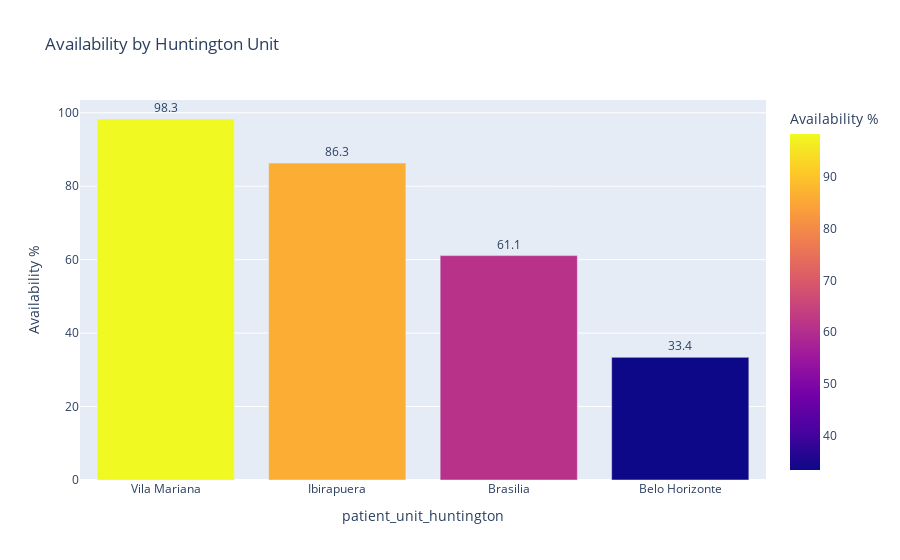
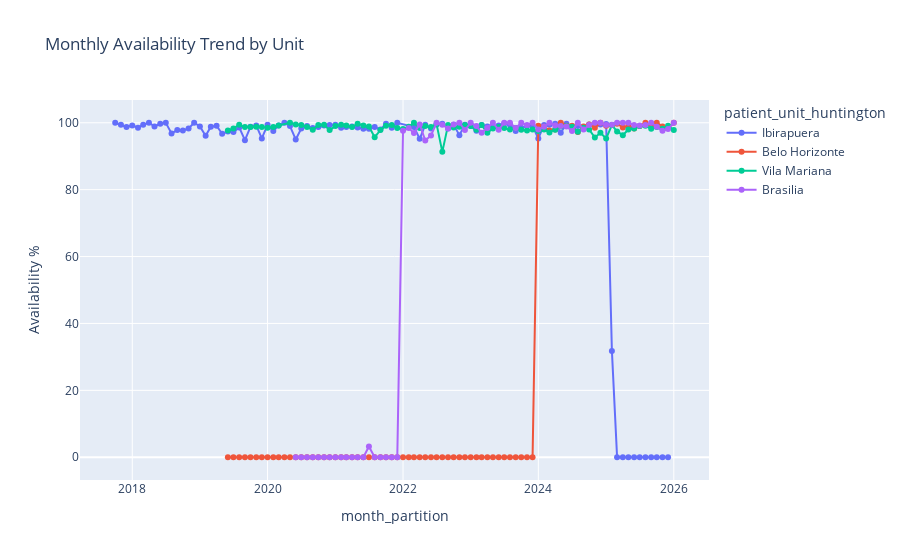

These figures' notebook cell, in order:
### Markdown cell above
## 3. Unit & Temporal Analysis

Exploring performance across locations and time.

### Code cell
# Availability by Unit
unit_stats = df.groupby('patient_unit_huntington').agg(
    total=('embryo_EmbryoID', 'count'),
    available=('image_available', 'sum')
).reset_index()
unit_stats['Availability %'] = (unit_stats['available'] / unit_stats['total'] * 100).round(1)

fig_unit = px.bar(
    unit_stats.sort_values('Availability %', ascending=False), 
    x='patient_unit_huntington', y='Availability %', 
    color='Availability %', text='Availability %',
    title="Availability by Huntington Unit"
)
fig_unit.update_traces(textposition='outside')
fig_unit.show()

# Availability over Time (Monthly per Unit)
monthly_unit_stats = df.groupby(['month_partition', 'patient_unit_huntington']).agg(
    total=('embryo_EmbryoID', 'count'),
    available=('image_available', 'sum')
).reset_index()
monthly_unit_stats['Availability %'] = (monthly_unit_stats['available'] / monthly_unit_stats['total'] * 100).round(1)

fig_month = px.line(
    monthly_unit_stats, x='month_partition', y='Availability %', color='patient_unit_huntington',
    markers=True, title="Monthly Availability Trend by Unit"
)
fig_month.show()

### Figure 1 — Plotly figure (JSON) as saved in the notebook; plotly's stock layout.template omitted (floating-point values rounded to 4 significant figures)
{"data": [{"hovertemplate": "patient_unit_huntington=%{x}<br>Availability %=%{marker.color}<extra></extra>", "legendgroup": "", "marker": {"color": [98.3, 86.3, 61.1, 33.4], "coloraxis": "coloraxis", "pattern": {"shape": ""}}, "name": "", "orientation": "v", "showlegend": false, "text": [98.3, 86.3, 61.1, 33.4], "textposition": "outside", "type": "bar", "x": ["Vila Mariana", "Ibirapuera", "Brasilia", "Belo Horizonte"], "xaxis": "x", "y": [98.3, 86.3, 61.1, 33.4], "yaxis": "y"}], "layout": {"barmode": "relative", "coloraxis": {"colorbar": {"title": {"text": "Availability %"}}, "colorscale": [[0, "#0d0887"], [0.1111, "#46039f"], [0.2222, "#7201a8"], [0.3333, "#9c179e"], [0.4444, "#bd3786"], [0.5556, "#d8576b"], [0.6667, "#ed7953"], [0.7778, "#fb9f3a"], [0.8889, "#fdca26"], [1, "#f0f921"]]}, "legend": {"tracegroupgap": 0}, "title": {"text": "Availability by Huntington Unit"}, "xaxis": {"anchor": "y", "domain": [0, 1], "title": {"text": "patient_unit_huntington"}}, "yaxis": {"anchor": "x", "domain": [0, 1], "title": {"text": "Availability %"}}}}

### Figure 2 — Plotly figure (JSON) as saved in the notebook; plotly's stock layout.template omitted (floating-point values rounded to 4 significant figures)
{"data": [{"hovertemplate": "patient_unit_huntington=Ibirapuera<br>month_partition=%{x}<br>Availability %=%{y}<extra></extra>", "legendgroup": "Ibirapuera", "line": {"color": "#636efa", "dash": "solid"}, "marker": {"symbol": "circle"}, "mode": "lines+markers", "name": "Ibirapuera", "orientation": "v", "showlegend": true, "type": "scatter", "x": ["2017-10", "2017-11", "2017-12", "2018-01", "2018-02", "2018-03", "2018-04", "2018-05", "2018-06", "2018-07", "2018-08", "2018-09", "2018-10", "2018-11", "2018-12", "2019-01", "2019-02", "2019-03", "2019-04", "2019-05", "2019-06", "2019-07", "2019-08", "2019-09", "2019-10", "2019-11", "2019-12", "2020-01", "2020-02", "2020-03", "2020-04", "2020-05", "2020-06", "2020-07", "2020-08", "2020-09", "2020-10", "2020-11", "2020-12", "2021-01", "2021-02", "2021-03", "2021-04", "2021-05", "2021-06", "2021-07", "2021-08", "2021-09", "2021-10", "2021-11", "2021-12", "2022-03", "2022-04", "2022-05", "2022-06", "2022-07", "2022-08", "2022-09", "2022-10", "2022-11", "2022-12", "2023-01", "2023-02", "2023-03", "2023-04", "2023-05", "2023-06", "2023-07", "2023-08", "2023-09", "2023-10", "2023-11", "2023-12", "2024-01", "2024-02", "2024-03", "2024-04", "2024-05", "2024-06", "2024-07", "2024-08", "2024-09", "2024-10", "2024-11", "2024-12", "2025-01", "2025-02", "2025-03", "2025-04", "2025-05", "2025-06", "2025-07", "2025-08", "2025-09", "2025-10", "2025-11", "2025-12"], "xaxis": "x", "y": [100.0, 99.4, 98.7, 99.2, 98.5, 99.4, 100.0, 98.9, 99.7, 100.0, 96.8, 97.8, 97.7, 98.3, 100.0, 98.9, 96.1, 98.8, 99.1, 96.7, 97.4, 97.2, 98.6, 94.8, 98.8, 99.2, 95.3, 99.4, 97.5, 99.2, 100.0, 99.0, 95.0, 98.3, 99.0, 98.4, 98.7, 99.2, 99.3, 99.4, 98.5, 98.7, 98.9, 98.6, 98.2, 98.2, 98.7, 98.0, 99.7, 98.5, 100.0, 98.7, 95.2, 99.4, 98.3, 99.5, 99.7, 98.3, 99.4, 96.3, 99.4, 99.0, 97.6, 99.3, 98.9, 98.9, 99.2, 99.8, 99.4, 97.5, 98.5, 99.0, 99.0, 95.3, 99.3, 99.4, 99.7, 97.0, 99.7, 98.0, 99.0, 98.7, 99.5, 99.8, 99.5, 99.6, 31.8, 0.0, 0.0, 0.0, 0.0, 0.0, 0.0, 0.0, 0.0, 0.0, 0.0], "yaxis": "y"}, {"hovertemplate": "patient_unit_huntington=Belo Horizonte<br>month_partition=%{x}<br>Availability %=%{y}<extra></extra>", "legendgroup": "Belo Horizonte", "line": {"color": "#EF553B", "dash": "solid"}, "marker": {"symbol": "circle"}, "mode": "lines+markers", "name": "Belo Horizonte", "orientation": "v", "showlegend": true, "type": "scatter", "x": ["2019-06", "2019-07", "2019-08", "2019-09", "2019-10", "2019-11", "2019-12", "2020-01", "2020-02", "2020-03", "2020-04", "2020-05", "2020-06", "2020-07", "2020-08", "2020-09", "2020-10", "2020-11", "2020-12", "2021-01", "2021-02", "2021-03", "2021-04", "2021-05", "2021-06", "2021-07", "2021-08", "2021-09", "2021-10", "2021-11", "2021-12", "2022-01", "2022-02", "2022-03", "2022-04", "2022-05", "2022-06", "2022-07", "2022-08", "2022-09", "2022-10", "2022-11", "2022-12", "2023-01", "2023-02", "2023-03", "2023-04", "2023-05", "2023-06", "2023-07", "2023-08", "2023-09", "2023-10", "2023-11", "2023-12", "2024-01", "2024-02", "2024-03", "2024-04", "2024-05", "2024-06", "2024-07", "2024-08", "2024-09", "2024-10", "2024-11", "2024-12", "2025-01", "2025-02", "2025-03", "2025-04", "2025-05", "2025-06", "2025-07", "2025-08", "2025-09", "2025-10", "2025-11", "2025-12", "2026-01"], "xaxis": "x", "y": [0.0, 0.0, 0.0, 0.0, 0.0, 0.0, 0.0, 0.0, 0.0, 0.0, 0.0, 0.0, 0.0, 0.0, 0.0, 0.0, 0.0, 0.0, 0.0, 0.0, 0.0, 0.0, 0.0, 0.0, 0.0, 0.0, 0.0, 0.0, 0.0, 0.0, 0.0, 0.0, 0.0, 0.0, 0.0, 0.0, 0.0, 0.0, 0.0, 0.0, 0.0, 0.0, 0.0, 0.0, 0.0, 0.0, 0.0, 0.0, 0.0, 0.0, 0.0, 0.0, 0.0, 0.0, 0.0, 99.1, 98.8, 97.7, 98.0, 100.0, 99.1, 99.1, 97.2, 98.9, 99.5, 98.5, 100.0, 99.1, 99.3, 99.7, 98.6, 99.1, 98.3, 99.0, 100.0, 99.1, 100.0, 98.9, 98.4, 100.0], "yaxis": "y"}, {"hovertemplate": "patient_unit_huntington=Vila Mariana<br>month_partition=%{x}<br>Availability %=%{y}<extra></extra>", "legendgroup": "Vila Mariana", "line": {"color": "#00cc96", "dash": "solid"}, "marker": {"symbol": "circle"}, "mode": "lines+markers", "name": "Vila Mariana", "orientation": "v", "showlegend": true, "type": "scatter", "x": ["2019-06", "2019-07", "2019-08", "2019-09", "2019-10", "2019-11", "2019-12", "2020-01", "2020-02", "2020-03", "2020-05", "2020-06", "2020-07", "2020-08", "2020-09", "2020-10", "2020-11", "2020-12", "2021-01", "2021-02", "2021-03", "2021-04", "2021-05", "2021-06", "2021-07", "2021-08", "2021-09", "2021-10", "2021-11", "2021-12", "2022-01", "2022-02", "2022-03", "2022-04", "2022-05", "2022-06", "2022-07", "2022-08", "2022-09", "2022-10", "2022-11", "2022-12", "2023-01", "2023-02", "2023-03", "2023-04", "2023-05", "2023-06", "2023-07", "2023-08", "2023-09", "2023-10", "2023-11", "2023-12", "2024-01", "2024-02", "2024-03", "2024-04", "2024-05", "2024-06", "2024-07", "2024-08", "2024-09", "2024-10", "2024-11", "2024-12", "2025-01", "2025-02", "2025-03", "2025-04", "2025-05", "2025-06", "2025-07", "2025-08", "2025-09", "2025-10", "2025-11", "2025-12", "2026-01"], "xaxis": "x", "y": [97.7, 98.3, 99.4, 98.7, 98.7, 98.8, 98.7, 98.5, 98.7, 99.2, 100.0, 99.5, 99.3, 98.7, 97.9, 99.3, 99.4, 97.8, 99.0, 99.4, 99.2, 98.7, 99.7, 99.2, 98.9, 95.7, 97.8, 99.1, 99.3, 98.4, 98.1, 98.8, 100.0, 98.4, 99.0, 98.7, 99.6, 91.3, 99.3, 98.6, 98.8, 99.3, 99.0, 97.9, 99.3, 97.0, 98.3, 98.7, 98.4, 98.0, 98.4, 97.9, 97.7, 98.0, 97.5, 98.0, 97.1, 97.9, 98.9, 99.0, 98.8, 97.3, 98.5, 98.0, 95.6, 97.0, 95.3, 99.3, 97.4, 96.3, 98.0, 98.3, 99.0, 99.1, 98.2, 98.7, 98.2, 99.1, 97.8], "yaxis": "y"}, {"hovertemplate": "patient_unit_huntington=Brasilia<br>month_partition=%{x}<br>Availability %=%{y}<extra></extra>", "legendgroup": "Brasilia", "line": {"color": "#ab63fa", "dash": "solid"}, "marker": {"symbol": "circle"}, "mode": "lines+markers", "name": "Brasilia", "orientation": "v", "showlegend": true, "type": "scatter", "x": ["2020-06", "2020-07", "2020-08", "2020-09", "2020-10", "2020-11", "2020-12", "2021-01", "2021-02", "2021-03", "2021-04", "2021-05", "2021-06", "2021-07", "2021-08", "2021-09", "2021-10", "2021-11", "2021-12", "2022-01", "2022-02", "2022-03", "2022-04", "2022-05", "2022-06", "2022-07", "2022-08", "2022-09", "2022-10", "2022-11", "2022-12", "2023-01", "2023-02", "2023-03", "2023-04", "2023-05", "2023-06", "2023-07", "2023-08", "2023-09", "2023-10", "2023-11", "2023-12", "2024-01", "2024-02", "2024-03", "2024-04", "2024-05", "2024-06", "2024-07", "2024-08", "2024-09", "2024-10", "2024-11", "2024-12", "2025-01", "2025-02", "2025-03", "2025-04", "2025-05", "2025-06", "2025-07", "2025-08", "2025-09", "2025-10", "2025-11", "2025-12", "2026-01"], "xaxis": "x", "y": [0.0, 0.0, 0.0, 0.0, 0.0, 0.0, 0.0, 0.0, 0.0, 0.0, 0.0, 0.0, 0.0, 3.2, 0.0, 0.0, 0.0, 0.0, 0.0, 97.6, 98.4, 96.9, 99.5, 94.7, 96.2, 100.0, 99.4, 98.3, 99.5, 100.0, 97.8, 100.0, 99.0, 97.0, 98.4, 100.0, 97.9, 100.0, 100.0, 98.4, 100.0, 99.3, 100.0, 98.0, 98.8, 100.0, 99.2, 99.0, 98.9, 97.5, 100.0, 98.0, 99.3, 100.0, 100.0, 99.3, 99.4, 100.0, 100.0, 100.0, 99.3, 99.2, 99.3, 100.0, 98.8, 97.6, 98.1, 100.0], "yaxis": "y"}], "layout": {"legend": {"title": {"text": "patient_unit_huntington"}, "tracegroupgap": 0}, "title": {"text": "Monthly Availability Trend by Unit"}, "xaxis": {"anchor": "y", "domain": [0, 1], "title": {"text": "month_partition"}}, "yaxis": {"anchor": "x", "domain": [0, 1], "title": {"text": "Availability %"}}}}
